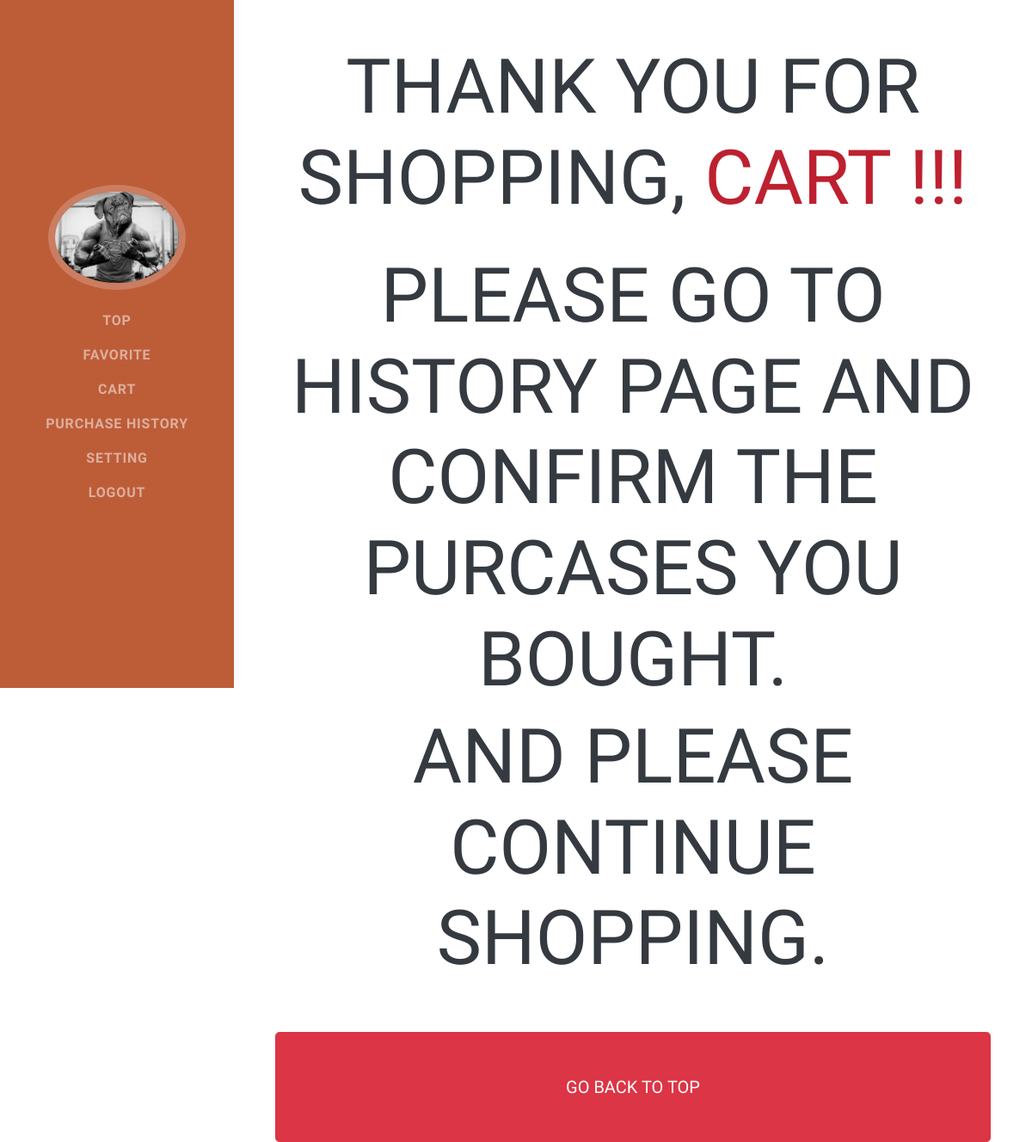
/cart_thanks.php (signed in), run on an earlier commit of the app's database.
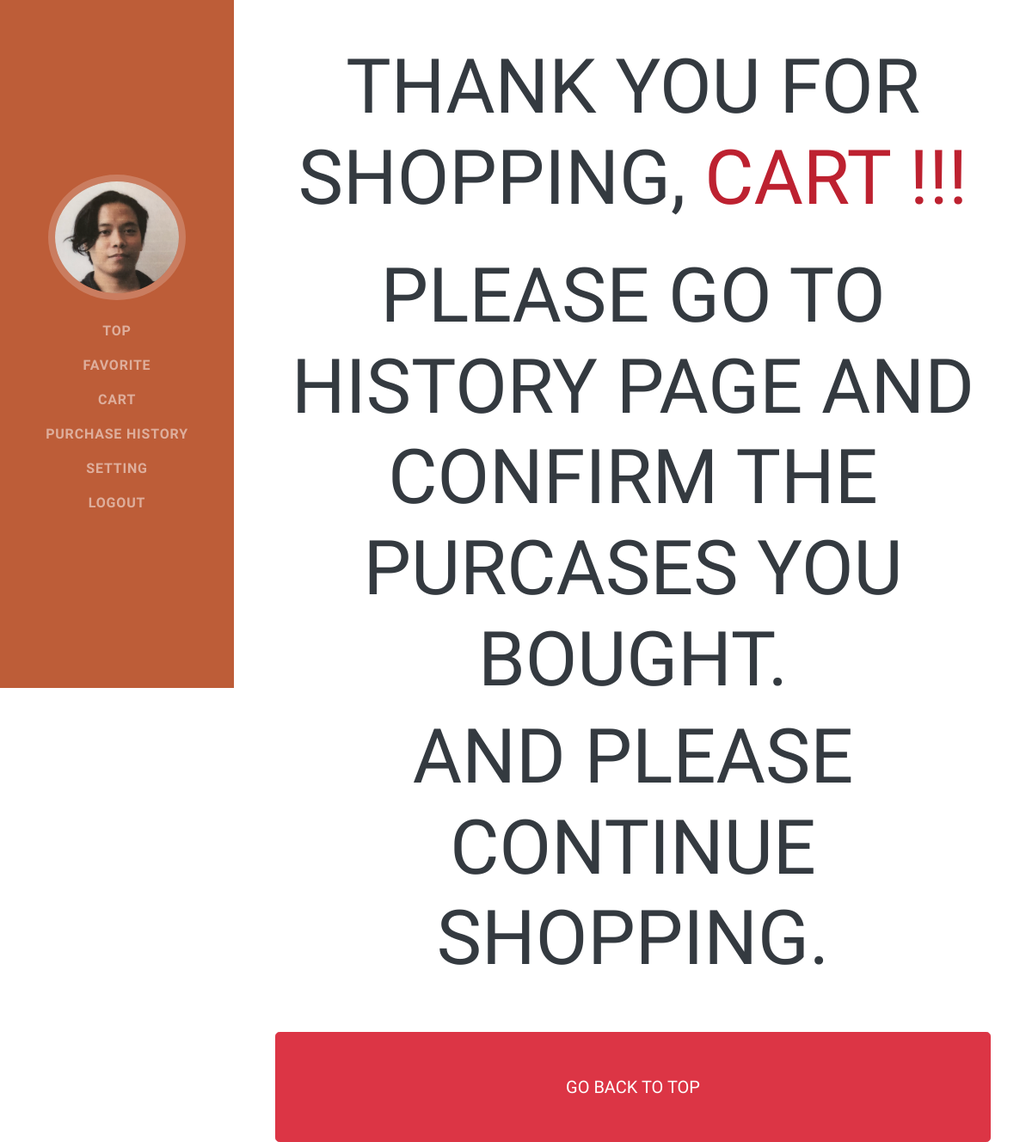
And on a later commit of the database.
### tables this page shows
CREATE TABLE `users` (
  `user_id` int(100) NOT NULL,
  `user_fname` varchar(100) NOT NULL,
  `user_lname` varchar(100) NOT NULL,
  `user_email` varchar(100) NOT NULL,
  `user_status` varchar(100) DEFAULT NULL,
  `user_image` varchar(100) DEFAULT NULL,
  `login_id` int(100) NOT NULL
);

### classes/database.php (called while the page is built, shortened)
<?php
class Database{
    private $servername = 'localhost';
    private $username = 'root';
    private $password = 'root';
    private $database_name = 'fist_portfolio';
    public function __construct()
    {
        $this->conn = new mysqli($this->servername,$this->username,$this->password,$this->database_name);
        if($this->conn->connect_error){
            die('cannot connect'.$this->conn->connect_error);
        }else{
            return $this->conn;
        }
    }
}
?>

### user_action.php (called while the page is built, shortened)
<?php
include 'classes/user_class.php';
$Users = new User;
?>

### classes/user_class.php (called while the page is built, shortened)
<?php
include 'database.php';
class User extends Database{
    public function displayoneuser($x){
        $sql = "SELECT * FROM login WHERE login_id = '$x' ";
        $result = $this->conn->query($sql);
        if($result->num_rows>0){
            $row = array();
            while($rows = $result->fetch_assoc()){
                $row[]=$rows;
            }return $row;
        }else{
            die('cannot display one user'.$this->conn->connect_error);
        }
    }
    public function display_onesetting($userID){
        $sql = "SELECT * FROM users INNER JOIN login ON users.login_id = login.login_id WHERE users.user_id = '$userID'";
        $result = $this->conn->query($sql);
        if($result->num_rows>0){
            $row = array();
            while($rows = $result->fetch_assoc()){
                $row[]=$rows;
            }return $row;
        }else{
            die('cannot display one setting'.$this->conn->connect_error);
        }
    }
}
?>

### cart_thanks.php (the view, shortened to what this page needs)
<?php
    include 'user_action.php';
    if(empty($_SESSION['login_id'])){
      header('location: login.php');
    }elseif($_SESSION['user_status']=='admin'){
      header('location: admin.php');
    }else{
      $userID = $_SESSION['login_id'];
      $didi = $Users->displayoneuser($userID);
    }
?>
<!DOCTYPE html>
<html lang="en">
<head>
  <link href="vendor/bootstrap/css/bootstrap.min.css" rel="stylesheet">
  <link href="vendor/fontawesome-free/css/all.min.css" rel="stylesheet">
  <link href="css/resume.min.css" rel="stylesheet">
</head>
<body class="d-flex flex-column">
    <?php include 'sidebar_user.php' ?>
    <section class="resume-section p-3 p-lg-5 d-flex justify-content-center">
        <div class="w-100 vh-100">
        <div id="page-content">
        <div class="row justify-content-center m-0 text-center">
            <h2 class='display-2'>THANK YOU FOR SHOPPING, <span class="namename">
            <?php
                  foreach($didi as $key => $row){
                    echo $row['username'];
                    echo " !!!";
                  }
             ?>
            </h2></span><br>
            <h2 class="display-2">PLEASE GO TO HISTORY PAGE AND CONFIRM THE PURCASES YOU BOUGHT.</h2>
            <h2 class="display-2">AND PLEASE CONTINUE SHOPPING.</h2>
            <a href="trainerlist_new.php" role="button" class="btn btn-lg btn-danger btn-block text-uppercase p-5 mt-5 hotaka">GO BACK TO TOP</a>
        </div>
        </div>
        </div>
    </section>
  </body>
</html>

### sidebar_user.php (shortened to what this page needs)
<?php
    if(empty($_SESSION['login_id'])){
      header('location: login.php');
    }elseif($_SESSION['user_status']=='admin'){
      header('location: admin.php');
    }else{
      $userID = $_SESSION['login_id'];
    }
?>
<nav class="navbar navbar-expand-lg navbar-dark bg-primary fixed-top" id="sideNav">
    <a class="navbar-brand js-scroll-trigger" href="setting.php">
      <span class="d-none d-lg-block">
        <?php
            $tenta = $Users->display_onesetting($userID);
            foreach($tenta as $key => $row){
              $image = $row['user_image'];
              if(empty($row['user_image'])){
                echo "<img class='img-fluid img-profile rounded-circle mx-auto mb-2' src='upload/dog.jpg'>";
              }else{
                echo "<img class='img-fluid img-profile rounded-circle mx-auto mb-2' src='upload/$image'> ";
              }
            }
        ?>
      </span>
    </a>
    <div class="collapse navbar-collapse" id="navbarSupportedContent">
      <ul class="navbar-nav">
      <li class="nav-item">
          <a class="nav-link js-scroll-trigger" href="trainerlist_new.php">TOP</a>
        </li>
        <li class="nav-item">
          <a class="nav-link js-scroll-trigger" href="trainerlist_favorite.php">Favorite</a>
        </li>
        <li class="nav-item">
          <a class="nav-link js-scroll-trigger" href="cart.php">Cart</a>
        </li>
        <li class="nav-item">
          <a class="nav-link js-scroll-trigger" href="trainerlist_history.php">Purchase History</a>
        </li>
        <li class="nav-item">
          <a class="nav-link js-scroll-trigger" href="setting.php">Setting</a>
        </li>
        <li class="nav-item">
          <a class="nav-link js-scroll-trigger" href="logout.php">Logout</a>
        </li>
      </ul>
    </div>
  </nav>

What changed in the data, as far as the page shows it:
changed users: user_image: picture added
